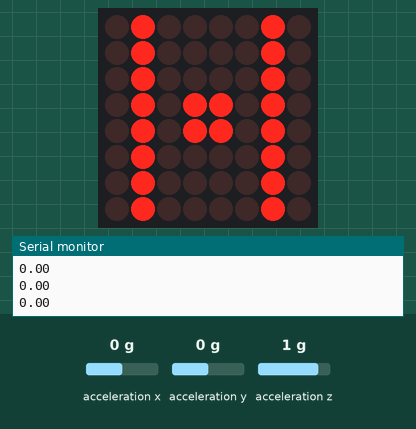
Simulated run of this sketch. Board: Arduino Uno, built with avr-gcc and run on an emulated ATmega328P. Parts: 8×8 LED matrix, the last lines printed to the serial monitor. The inputs (shaded band) are chosen by the test bench; at power-on: acceleration x 0 g, acceleration z 1 g, acceleration y 0 g.

Above: at 1.2 s.
1.3 s: acceleration x set to -1.4 g
At 2.5 s:
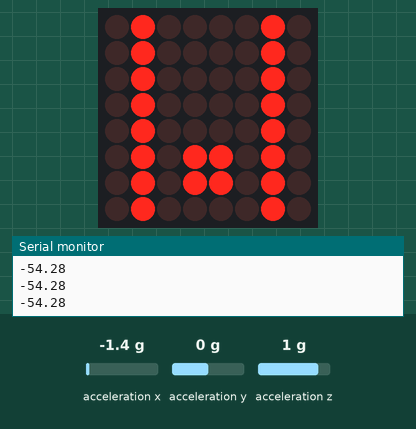
2.8 s: acceleration z set to -1.4 g
At 3.7 s:
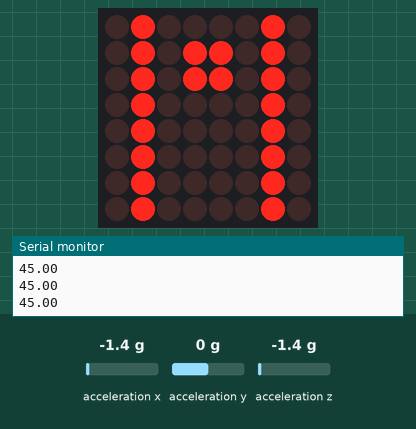
4.3 s: acceleration x set to -0.8 g
At 4.7 s:
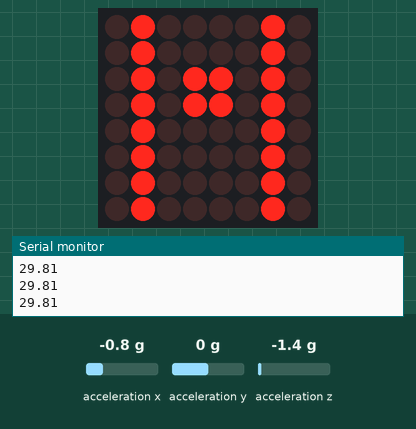
5.8 s: acceleration z set to 1.4 g
At 6.1 s:
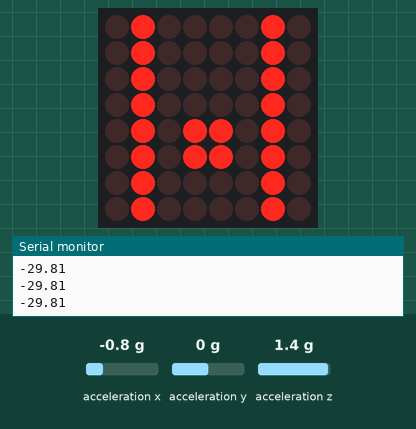
7.3 s: acceleration x set to 0 g
At 8.3 s:
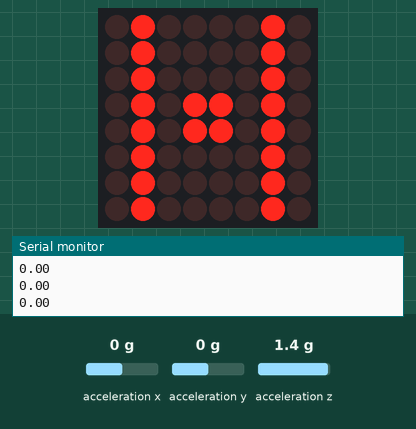
8.8 s: acceleration x set to 0.8 g
At 9.5 s:
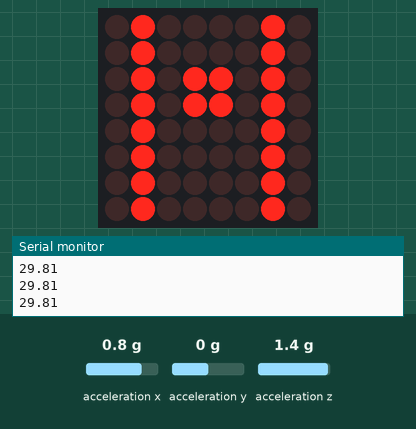
Timing chart, 0 to 11.3 s (numbered marks = the images above; inputs shaded):
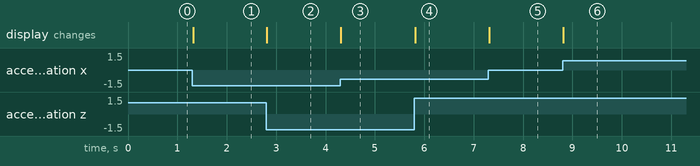

Measured:
- after the input at 1.3 s, the display: changes at once (image 1)
- after the input at 2.8 s, the display: changes at once (image 2)
- after the input at 4.3 s, the display: changes at once (image 3)
- after the input at 5.8 s, the display: changes at once (image 4)
- after the input at 7.3 s, the display: changes at once (image 5)
- after the input at 8.8 s, the display: changes at once (image 6)

The sketch:

Nivel_de_Burbuja.ino
```cpp
/*
   Fundacion Kinal
   Centro educativo tecnico laboral Kinal
   Electronica
   Grado: Quinto
   Sección: A
   Curso: Taller de electronica digital y reparación de computadoras I
   Nombre: Carlos Quim
   Carnet: 2019172
   Proyecto: Acelerometro ADXL345
*/

//Librerias
#include <Wire.h>
#include <SparkFun_ADXL345.h>
#include <LedControl.h>

//Directivasd de Preprocesado
#define DIN 12
#define CLK 11
#define CS 10

//Variables
float ex, ez;
float promedio;

//Animaciones
byte derecha5[] = {
  B00000000,
  B11111111,
  B00000000,
  B00000010,
  B00000010,
  B00000000,
  B11111111,
  B00000000
};

byte derecha4[] = {
  B00000000,
  B11111111,
  B00000000,
  B00000110,
  B00000110,
  B00000000,
  B11111111,
  B00000000
};

byte derecha3[] = {
  B00000000,
  B11111111,
  B00000000,
  B00000100,
  B00000100,
  B00000000,
  B11111111,
  B00000000
};

byte derecha2[] = {
  B00000000,
  B11111111,
  B00000000,
  B00001100,
  B00001100,
  B00000000,
  B11111111,
  B00000000
};

byte derecha1[] = {
  B00000000,
  B11111111,
  B00000000,
  B00001000,
  B00001000,
  B00000000,
  B11111111,
  B00000000
};

byte centro[] = {
  B00000000,
  B11111111,
  B00000000,
  B00011000,
  B00011000,
  B00000000,
  B11111111,
  B00000000
};

byte izquierda1[] = {
  B00000000,
  B11111111,
  B00000000,
  B00010000,
  B00010000,
  B00000000,
  B11111111,
  B00000000
};

byte izquierda2[] = {
  B00000000,
  B11111111,
  B00000000,
  B00110000,
  B00110000,
  B00000000,
  B11111111,
  B00000000
};

byte izquierda3[] = {
  B00000000,
  B11111111,
  B00000000,
  B00100000,
  B00100000,
  B00000000,
  B11111111,
  B00000000
};

byte izquierda4[] = {
  B00000000,
  B11111111,
  B00000000,
  B01100000,
  B01100000,
  B00000000,
  B11111111,
  B00000000
};

byte izquierda5[] = {
  B00000000,
  B11111111,
  B00000000,
  B01000000,
  B01000000,
  B00000000,
  B11111111,
  B00000000
};

//Constructores
LedControl matriz = LedControl(DIN, CLK, CS, 1);
ADXL345 nivel = ADXL345();

//Funciones
void RepresentarMatriz(byte *Datos);
void medicion();
void niveles();

void setup() {
  Serial.begin(9600);
  matriz.shutdown(0, false);
  matriz.setIntensity(0, 10); // La valores estan entre 1 y 15
  matriz.clearDisplay(0);
  nivel.powerOn();
  nivel.setRangeSetting(8);       //Definir el rango
}

void loop() {
  medicion();
  niveles();
}

void medicion() {
  int suma = 0;
  int x, y, z;
  nivel.readAccel(&x, &y, &z);
  ex = x * 0.0039;
  ez = z * 0.0039;
  float divi = ex / ez;
  promedio = atan(divi) * 57.296;
}

void niveles() {
  Serial.println(promedio);

  if ((promedio < -60) && (promedio >= -90)) {
    RepresentarMatriz(derecha5);
  }

  if ((promedio < -45) && (promedio >= -60)) {
    RepresentarMatriz(derecha4);
  }

  if ((promedio < -30) && (promedio >= -45)) {
    RepresentarMatriz(derecha3);
  }

  if ((promedio < -15) && (promedio >= -30)) {
    RepresentarMatriz(derecha2);
  }

  if ((promedio < -5) && (promedio >= -15)) {
    RepresentarMatriz(derecha1);
  }

  if ((promedio >= -5) && (promedio <= 5)) {
    RepresentarMatriz(centro);
  }

  if ((promedio > 5) && (promedio <= 15)) {
    RepresentarMatriz(izquierda1);
  }

  if ((promedio > 15) && (promedio <= 30)) {
    RepresentarMatriz(izquierda2);
  }

  if ((promedio > 30) && (promedio <= 45)) {
    RepresentarMatriz(izquierda3);
  }

  if ((promedio > 45) && (promedio <= 60)) {
    RepresentarMatriz(izquierda4);
  }

  if ((promedio > 60) && (promedio <= 90)) {
    RepresentarMatriz(izquierda5);
  }

  if (promedio > 90) {
    RepresentarMatriz(izquierda5);
    RepresentarMatriz(derecha5);
  }
}

void RepresentarMatriz(byte *Datos) { //Representa los bytes de datos para una matriz de 8x8
  //Llamar animación :  RepresentarMatriz(Mensaje_n,time);
  for (int i = 0; i < 8; i++) {
    matriz.setColumn(0, i, Datos[7 - i]);
  }
}
```
